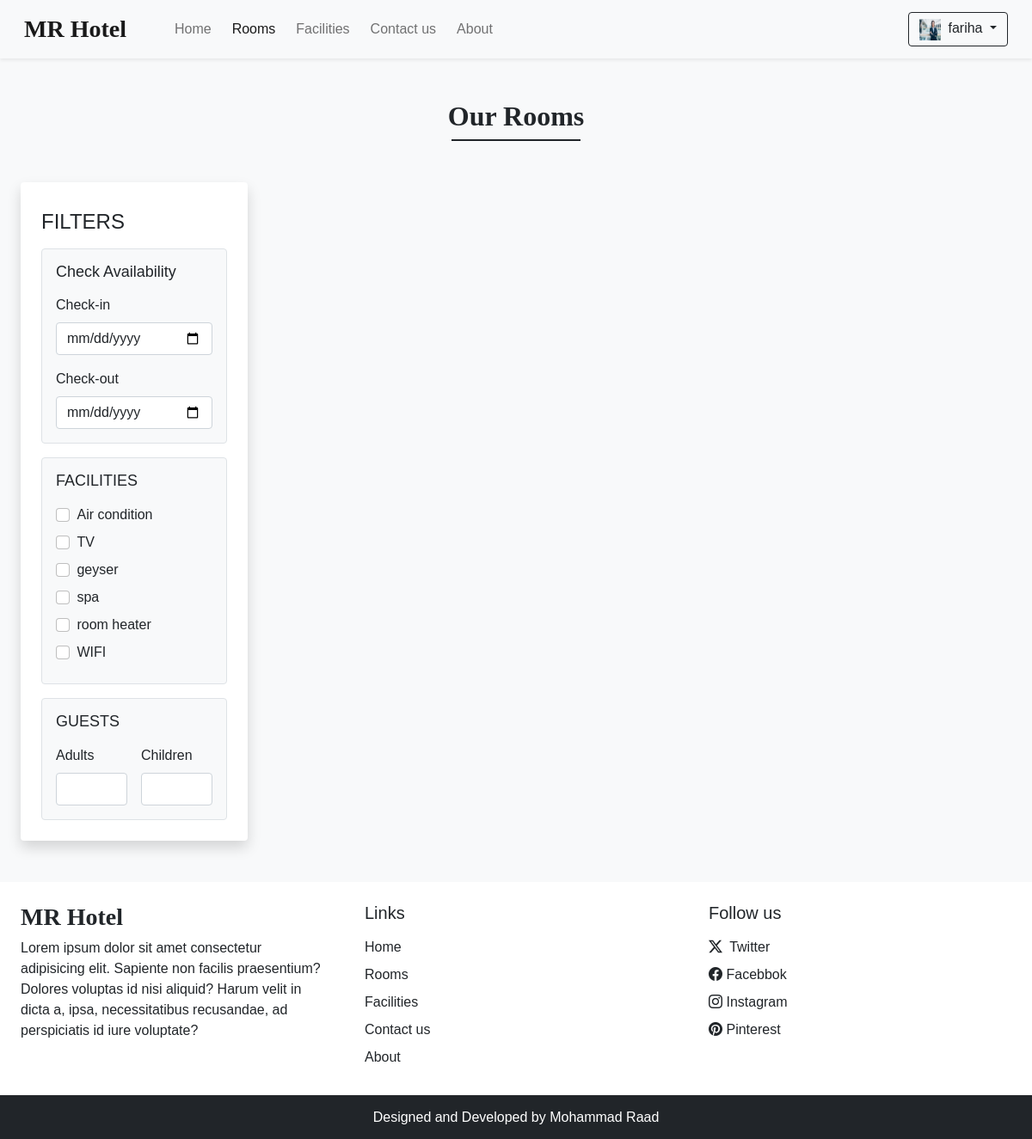
The app's page /rooms.php (signed in) with its own data.
### tables this page shows
CREATE TABLE `settings` (
  `sr_no` int(11) NOT NULL,
  `site_title` varchar(50) NOT NULL,
  `site_about` varchar(250) NOT NULL,
  `shutdown` tinyint(1) NOT NULL
);

CREATE TABLE `facilities` (
  `id` int(11) NOT NULL,
  `icon` varchar(150) NOT NULL,
  `name` varchar(50) NOT NULL,
  `description` varchar(250) NOT NULL
);

### admin/inc/config.php (called while the page is built, shortened)
<?php
 function select($sql,$values,$datatypes){
 $con = $GLOBALS['con'];
 if($stmt = mysqli_prepare($con,$sql)){
 mysqli_stmt_bind_param($stmt,$datatypes,...$values);
 if(mysqli_stmt_execute($stmt)){
  $res=mysqli_stmt_get_result($stmt);
  return $res;
 }
 else{
  mysqli_stmt_close($stmt);
  die("Query cannot be executed - Select");
 }
}
 else{
  die("Query cannot be prepared - Select");
 }
 }
 function selectAll($table){
$con = $GLOBALS['con'];
$res = mysqli_query($con,"SELECT * FROM $table");
return $res;
}
?>

### rooms.php (the view, shortened to what this page needs)
<!DOCTYPE html>
<html lang="en">
<head>
    <link rel="stylesheet" href="https://cdn.jsdelivr.net/npm/swiper@11/swiper-bundle.min.css"/>
    <?php include('inc/links.php') ?>
</head>
<body class="bg-light">
    <?php
     include("inc/header.php");
     $checkin_default="";
     $checkout_default="";
     $adult_default="";
     $children_default="";
     ?>
    <div class="my-5 px-4">
        <h2 class="fw-bold h-font text-center">Our Rooms</h2>
        <div class="h-line bg-dark"></div>
    </div>
    <div class="container-fluid">
        <div class="row">
            <div class="col-lg-3 col-md-12 mb-4 mb-lg-0 ps-4">
                <nav class="navbar navbar-expand-lg navbar-light bg-white rounded shadow">
                    <div class="container-fluid flex-lg-column align-items-stretch">
                        <h4 class="mt-4">FILTERS</h4>
                        <div class="collapse navbar-collapse flex-column align-items-stretch mt-2" id="filterDropdown">
                            <div class="border bg-light p-3 rounded mb-3">
                                <h5 class="d-flex align-items justify-content-between mb-3" style="font-size:18px;">
                                <span> Check Availability </span>
                                </h5>
                                <label class="form-label">Check-in</label>
                                <input type="date" class="form-control shadow-none mb-3" value="<?php echo $checkin_default?>" id="checkin" onchange="chk_avail_filter()">
                                <label class="form-label">Check-out</label>
                                <input type="date" class="form-control shadow-none" value="<?php echo $checkout_default?>" id="checkout" onchange="chk_avail_filter()">
                            </div>
                        <div class="border bg-light p-3 rounded mb-3">
                       <h5 class="d-flex align-items justify-content-between mb-3" style="font-size:18px;">
                       <span> FACILITIES </span>
                        </h5>
<?php
$facilities_q = selectAll('facilities');
while($row=mysqli_fetch_assoc($facilities_q)){
echo<<<facilities
    <div class="mb-2">
    <input type="checkbox" onclick="fetch_rooms()" name="facilities" value="$row[id]" class="form-check-input shadow-none me-1" id="$row[id]">
    <label class="form-check-label" for="$row[id]">$row[name]</label>
    </div>
facilities;
}
?>
</div>
  <div class="border bg-light p-3 rounded mb-3">
 <h5 class="d-flex align-items justify-content-between mb-3" style="font-size:18px;">
  <span> GUESTS </span>
</h5>
  <div class="d-flex">
<div class="me-3">
<label class="form-label">Adults</label>
<input type="number" min="1" id="adults" value="<?php echo $adult_default?>" oninput="guests_filter()" class="form-control shadow-none">
</div>
<div>
  <label class="form-label">Children</label>
  <input type="number" min="1" id="children" value="<?php echo $children_default?>" oninput="guests_filter()" class="form-control shadow-none">
    </div>
        </div>
          </div>
              </div>
                </div>
                </nav>
            </div>
  <div class="col-lg-9 col-md-12 px-4" id="rooms-data">
            </div>
        </div>
    </div>
    <?php include("inc/footer.php") ?>
</body>
</html>

### inc/header.php (shortened to what this page needs)
<nav id="nav-bar" class="navbar navbar-expand-lg navbar-light bg-light px-lg-3 py-lg-2 shadow-sm sticky-top">
  <div class="container-fluid">
    <a class="navbar-brand me-5 fw-bold fs-3 h-font" href="index.php"><?php echo $settings_r['site_title']?></a>
    <div class="collapse navbar-collapse" id="navbarSupportedContent">
      <ul class="navbar-nav me-auto mb-2 mb-lg-0">
        <li class="nav-item">
          <a class="nav-link  me-2"  href="index.php">Home</a>
        </li>
        <li class="nav-item">
          <a class="nav-link me-2 " href="rooms.php">Rooms</a>
        </li>
        <li class="nav-item">
          <a class="nav-link me-2" href="facilities.php">Facilities</a>
        </li>
        <li class="nav-item">
          <a class="nav-link me-2" href="contact.php">Contact us</a>
        </li>
        <li class="nav-item">
          <a class="nav-link me-2" href="about.php">About</a>
        </li>
  </ul>
<div class="d-flex">
<?php
if (isset($_SESSION['login']) && $_SESSION['login'] == true) {
   $path = USERS_IMG_PATH;
  echo <<<data
  <div class="btn-group">
      <button type="button" class="btn btn-outline-dark shadow-none dropdown-toggle" data-bs-toggle="dropdown" data-bs-display="static" aria-expanded="false">
          <img src="{$path}{$_SESSION['uPic']}" style="width:25px;height:25px;" class="me-1">
          {$_SESSION['uName']}
      </button>
      <ul class="dropdown-menu dropdown-menu-lg-end">
          <li><a class="dropdown-item" href="profile.php">Profile</a></li>
          <li><a class="dropdown-item" href="bookings.php">Bookings</a></li>
          <li><a class="dropdown-item" href="logout.php">Logout</a></li>
      </ul>
  </div>
data;
}
?>
  </div>
  </div>
  </div>
</nav>

### inc/footer.php (shortened to what this page needs)
  <div class="container-fluid bg-white mt-5">
<div class="row">
  <div class="col-lg-4 p-4">
<h3 class="h-font fw-bold fs-3 mb-2"><?php echo $settings_r['site_title'] ?></h3>
<p>
 <?php echo $settings_r['site_about'] ?>
</p>
  </div>
  <div class="col-lg-4 p-4">
 <h5 class="mb-3">Links</h5>
 <a href="index.php" class="d-inline-block mb-2 text-dark text-decoration-none">Home</a> <br>
 <a href="rooms.php" class="d-inline-block mb-2 text-dark text-decoration-none">Rooms</a> <br>
 <a href="facilities.php" class="d-inline-block mb-2 text-dark text-decoration-none">Facilities</a> <br>
 <a href="contact.php" class="d-inline-block mb-2 text-dark text-decoration-none">Contact us</a> <br>
 <a href="about.php" class="d-inline-block mb-2 text-dark text-decoration-none">About</a> <br>
  </div>
  <div class="col-lg-4 p-4">
 <h5 class="mb-3">Follow us </h5>
 <?php
if ($contact_r['tw'] != '') {
    echo <<<data
    <a href="{$contact_r['tw']}" class="d-inline-block mb-2 text-dark text-decoration-none">
        <i class="bi bi-twitter-x me-1"></i> Twitter
    </a>
    <br>
data;
}
?>
<a href="<?php echo $contact_r['fb']?>" class="d-inline-block mb-2 text-dark text-decoration-none">
<i class="bi bi-facebook"></i>  Facebbok
</a>
<br>
<a href="<?php echo $contact_r['insta']?>" class="d-inline-block mb-2  text-dark text-decoration-none">
<i class="bi bi-instagram"></i>    Instagram
</a>
<br>
<a href="https://www.pinterest.com/" class="d-inline-block text-dark text-decoration-none">
<i class="bi bi-pinterest"></i>  Pinterest
</a>
  </div>
</div>
</div>
<h6 class="text-center bg-dark text-white p-3 m-0">Designed and Developed by Mohammad Raad</h6>

### css/common.css (style rules this page uses)
:root { --teal:#2ec1ac; --teal_hover:#279eBc; }
* { font-family: 'Poppins',sans-serif; }
.h-font { font-family:'Merienda' , cursive; }
input[type=number] { -moz-appearance: textfield; }
.h-line { width:150px; margin : 0 auto; height:1.7px; }

### records on screen
settings: site_title "MR Hotel", site_about "Lorem ipsum dolor sit amet consectetur adipisicing elit. Sapiente non facilis praesentium? Dolores voluptas id nisi aliquid? Harum velit in dicta a, ipsa, necessitatibus recusandae, ad perspiciatis id iure voluptate?"
facilities: name "Air condition"
facilities: name "TV"
facilities: name "geyser"
facilities: name "spa"
facilities: name "room heater"
facilities: name "WIFI"

### other values on screen
$_SESSION['uName'] "fariha"
